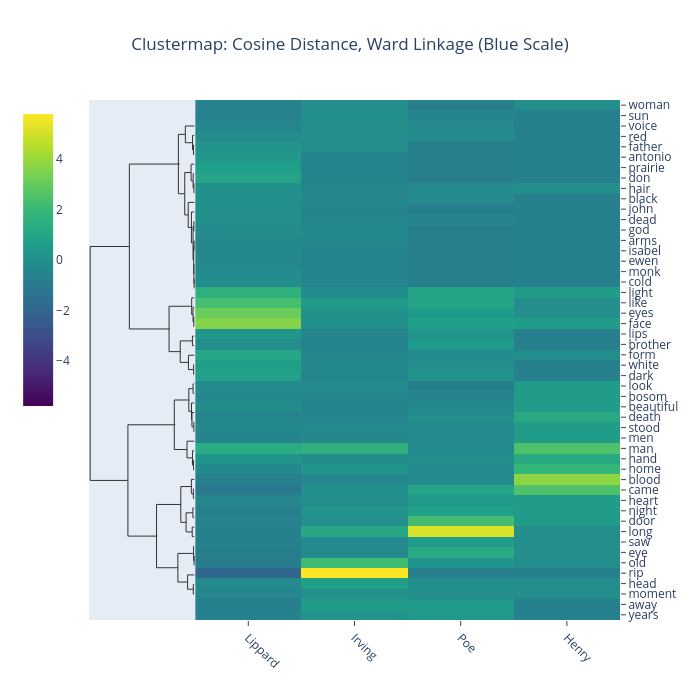

The notebook cell saved with this chart:
### Markdown cell above
### Customizing Your Visualization
 
The Lexos `PlotlyClustermap` class generates an interactive Plotly figure, giving you a lot of flexibility for customization beyond the initial parameters. You can adjust dimensions, hide dendrograms, and even control the colorscale.
 
You can change the `width` and `height` of the plot to make it larger or smaller. You can also hide the top or side dendrograms if you only want to focus on the heatmap or a single clustering view.

### Code cell
# Generate the clustermap with no dendrograms
cm = PlotlyClustermap(
    dtm=dtm,
    labels=labels,
    metric="cosine",  # Using cosine for a different perspective
    method="ward",  # Using ward for compact clusters
    width=700,
    height=600,
    hide_upper=True,  # Set to True to hide the top dendrogram
    hide_side=False,  # Set to True to hide the side dendrogram
    colorscale="Blues",  # Try a different colorscale
    title="Clustermap: Cosine Distance, Ward Linkage (Blue Scale)",
)

# Show the clustermap
cm.show()

### Figure 1 — Plotly figure (JSON) as saved in the notebook; plotly's stock layout.template omitted (floating-point values rounded to 4 significant figures; data arrays with more than 128 entries replaced by an {"elided": "..."} marker saying what was removed)
{"data": [{"colorbar": {"len": 0.6, "x": 0.11, "xref": "container", "y": 0.5, "yref": "container"}, "colorscale": [[0, "#440154"], [0.1111, "#482878"], [0.2222, "#3e4989"], [0.3333, "#31688e"], [0.4444, "#26828e"], [0.5556, "#1f9e89"], [0.6667, "#35b779"], [0.7778, "#6ece58"], [0.8889, "#b5de2b"], [1, "#fde725"]], "name": "", "showscale": true, "type": "heatmap", "x": ["Lippard", "Irving", "Poe", "Henry"], "xaxis": "x4", "y": ["woman", "sun", "voice", "red", "father", "antonio", "prairie", "don", "hair", "black", "john", "dead", "god", "arms", "isabel", "ewen", "monk", "cold", "light", "like", "eyes", "face", "lips", "brother", "form", "white", "dark", "look", "bosom", "beautiful", "death", "stood", "men", "man", "hand", "home", "blood", "came", "heart", "night", "door", "long", "saw", "eye", "old", "rip", "head", "moment", "away", "years"], "yaxis": "y4", "z": {"elided": "50x4 float values"}, "zmid": 0}, {"hoverinfo": "skip", "line": {"color": "rgb(50,50,50)", "width": 1}, "mode": "lines", "showlegend": false, "type": "scatter", "x": [5.248, 5.217, 5.217, 5.248], "xaxis": "x3", "y": [25.0, 25.0, 35.0, 35.0], "yaxis": "y3"}, {"hoverinfo": "skip", "line": {"color": "rgb(50,50,50)", "width": 1}, "mode": "lines", "showlegend": false, "type": "scatter", "x": [5.249, 5.168, 5.168, 5.218], "xaxis": "x3", "y": [15.0, 15.0, 30.0, 30.0], "yaxis": "y3"}, {"hoverinfo": "skip", "line": {"color": "rgb(50,50,50)", "width": 1}, "mode": "lines", "showlegend": false, "type": "scatter", "x": [5.26, 4.807, 4.807, 5.179], "xaxis": "x3", "y": [5.0, 5.0, 22.5, 22.5], "yaxis": "y3"}, {"hoverinfo": "skip", "line": {"color": "rgb(50,50,50)", "width": 1}, "mode": "lines", "showlegend": false, "type": "scatter", "x": [5.247, 5.236, 5.236, 5.247], "xaxis": "x3", "y": [65.0, 65.0, 75.0, 75.0], "yaxis": "y3"}, {"hoverinfo": "skip", "line": {"color": "rgb(50,50,50)", "width": 1}, "mode": "lines", "showlegend": false, "type": "scatter", "x": [5.248, 5.195, 5.195, 5.237], "xaxis": "x3", "y": [55.0, 55.0, 70.0, 70.0], "yaxis": "y3"}, {"hoverinfo": "skip", "line": {"color": "rgb(50,50,50)", "width": 1}, "mode": "lines", "showlegend": false, "type": "scatter", "x": [5.252, 5.094, 5.094, 5.199], "xaxis": "x3", "y": [45.0, 45.0, 62.5, 62.5], "yaxis": "y3"}, {"hoverinfo": "skip", "line": {"color": "rgb(50,50,50)", "width": 1}, "mode": "lines", "showlegend": false, "type": "scatter", "x": [5.247, 5.232, 5.232, 5.247], "xaxis": "x3", "y": [105.0, 105.0, 115.0, 115.0], "yaxis": "y3"}, {"hoverinfo": "skip", "line": {"color": "rgb(50,50,50)", "width": 1}, "mode": "lines", "showlegend": false, "type": "scatter", "x": [5.247, 5.24, 5.24, 5.247], "xaxis": "x3", "y": [125.0, 125.0, 135.0, 135.0], "yaxis": "y3"}, {"hoverinfo": "skip", "line": {"color": "rgb(50,50,50)", "width": 1}, "mode": "lines", "showlegend": false, "type": "scatter", "x": [5.247, 5.247, 5.247, 5.247], "xaxis": "x3", "y": [165.0, 165.0, 175.0, 175.0], "yaxis": "y3"}, {"hoverinfo": "skip", "line": {"color": "rgb(50,50,50)", "width": 1}, "mode": "lines", "showlegend": false, "type": "scatter", "x": [5.247, 5.236, 5.236, 5.247], "xaxis": "x3", "y": [150.0, 150.0, 170.0, 170.0], "yaxis": "y3"}, {"hoverinfo": "skip", "line": {"color": "rgb(50,50,50)", "width": 1}, "mode": "lines", "showlegend": false, "type": "scatter", "x": [5.24, 5.224, 5.224, 5.236], "xaxis": "x3", "y": [130.0, 130.0, 160.0, 160.0], "yaxis": "y3"}, {"hoverinfo": "skip", "line": {"color": "rgb(50,50,50)", "width": 1}, "mode": "lines", "showlegend": false, "type": "scatter", "x": [5.233, 5.192, 5.192, 5.225], "xaxis": "x3", "y": [110.0, 110.0, 145.0, 145.0], "yaxis": "y3"}, {"hoverinfo": "skip", "line": {"color": "rgb(50,50,50)", "width": 1}, "mode": "lines", "showlegend": false, "type": "scatter", "x": [5.251, 5.111, 5.111, 5.195], "xaxis": "x3", "y": [95.0, 95.0, 127.5, 127.5], "yaxis": "y3"}, {"hoverinfo": "skip", "line": {"color": "rgb(50,50,50)", "width": 1}, "mode": "lines", "showlegend": false, "type": "scatter", "x": [5.256, 4.951, 4.951, 5.116], "xaxis": "x3", "y": [85.0, 85.0, 111.2, 111.2], "yaxis": "y3"}, {"hoverinfo": "skip", "line": {"color": "rgb(50,50,50)", "width": 1}, "mode": "lines", "showlegend": false, "type": "scatter", "x": [5.098, 4.778, 4.778, 4.952], "xaxis": "x3", "y": [53.75, 53.75, 98.12, 98.12], "yaxis": "y3"}, {"hoverinfo": "skip", "line": {"color": "rgb(50,50,50)", "width": 1}, "mode": "lines", "showlegend": false, "type": "scatter", "x": [4.804, 4.46, 4.46, 4.778], "xaxis": "x3", "y": [13.75, 13.75, 75.94, 75.94], "yaxis": "y3"}, {"hoverinfo": "skip", "line": {"color": "rgb(50,50,50)", "width": 1}, "mode": "lines", "showlegend": false, "type": "scatter", "x": [5.247, 5.23, 5.23, 5.247], "xaxis": "x3", "y": [205.0, 205.0, 215.0, 215.0], "yaxis": "y3"}, {"hoverinfo": "skip", "line": {"color": "rgb(50,50,50)", "width": 1}, "mode": "lines", "showlegend": false, "type": "scatter", "x": [5.249, 5.19, 5.19, 5.231], "xaxis": "x3", "y": [195.0, 195.0, 210.0, 210.0], "yaxis": "y3"}, {"hoverinfo": "skip", "line": {"color": "rgb(50,50,50)", "width": 1}, "mode": "lines", "showlegend": false, "type": "scatter", "x": [5.251, 5.124, 5.124, 5.192], "xaxis": "x3", "y": [185.0, 185.0, 202.5, 202.5], "yaxis": "y3"}, {"hoverinfo": "skip", "line": {"color": "rgb(50,50,50)", "width": 1}, "mode": "lines", "showlegend": false, "type": "scatter", "x": [5.25, 5.161, 5.161, 5.25], "xaxis": "x3", "y": [225.0, 225.0, 235.0, 235.0], "yaxis": "y3"}, {"hoverinfo": "skip", "line": {"color": "rgb(50,50,50)", "width": 1}, "mode": "lines", "showlegend": false, "type": "scatter", "x": [5.248, 5.22, 5.22, 5.248], "xaxis": "x3", "y": [255.0, 255.0, 265.0, 265.0], "yaxis": "y3"}, {"hoverinfo": "skip", "line": {"color": "rgb(50,50,50)", "width": 1}, "mode": "lines", "showlegend": false, "type": "scatter", "x": [5.256, 4.962, 4.962, 5.228], "xaxis": "x3", "y": [245.0, 245.0, 260.0, 260.0], "yaxis": "y3"}, {"hoverinfo": "skip", "line": {"color": "rgb(50,50,50)", "width": 1}, "mode": "lines", "showlegend": false, "type": "scatter", "x": [5.177, 4.552, 4.552, 4.972], "xaxis": "x3", "y": [230.0, 230.0, 252.5, 252.5], "yaxis": "y3"}, {"hoverinfo": "skip", "line": {"color": "rgb(50,50,50)", "width": 1}, "mode": "lines", "showlegend": false, "type": "scatter", "x": [5.155, 3.994, 3.994, 4.568], "xaxis": "x3", "y": [193.8, 193.8, 241.2, 241.2], "yaxis": "y3"}, {"hoverinfo": "skip", "line": {"color": "rgb(50,50,50)", "width": 1}, "mode": "lines", "showlegend": false, "type": "scatter", "x": [4.525, 2.013, 2.013, 4.035], "xaxis": "x3", "y": [44.84, 44.84, 217.5, 217.5], "yaxis": "y3"}, {"hoverinfo": "skip", "line": {"color": "rgb(50,50,50)", "width": 1}, "mode": "lines", "showlegend": false, "type": "scatter", "x": [5.249, 5.193, 5.193, 5.249], "xaxis": "x3", "y": [275.0, 275.0, 285.0, 285.0], "yaxis": "y3"}, {"hoverinfo": "skip", "line": {"color": "rgb(50,50,50)", "width": 1}, "mode": "lines", "showlegend": false, "type": "scatter", "x": [5.247, 5.231, 5.231, 5.247], "xaxis": "x3", "y": [315.0, 315.0, 325.0, 325.0], "yaxis": "y3"}, {"hoverinfo": "skip", "line": {"color": "rgb(50,50,50)", "width": 1}, "mode": "lines", "showlegend": false, "type": "scatter", "x": [5.25, 5.139, 5.139, 5.234], "xaxis": "x3", "y": [305.0, 305.0, 320.0, 320.0], "yaxis": "y3"}, {"hoverinfo": "skip", "line": {"color": "rgb(50,50,50)", "width": 1}, "mode": "lines", "showlegend": false, "type": "scatter", "x": [5.251, 5.115, 5.115, 5.14], "xaxis": "x3", "y": [295.0, 295.0, 312.5, 312.5], "yaxis": "y3"}, {"hoverinfo": "skip", "line": {"color": "rgb(50,50,50)", "width": 1}, "mode": "lines", "showlegend": false, "type": "scatter", "x": [5.197, 4.982, 4.982, 5.117], "xaxis": "x3", "y": [280.0, 280.0, 303.8, 303.8], "yaxis": "y3"}, {"hoverinfo": "skip", "line": {"color": "rgb(50,50,50)", "width": 1}, "mode": "lines", "showlegend": false, "type": "scatter", "x": [5.248, 5.217, 5.217, 5.248], "xaxis": "x3", "y": [355.0, 355.0, 365.0, 365.0], "yaxis": "y3"}, {"hoverinfo": "skip", "line": {"color": "rgb(50,50,50)", "width": 1}, "mode": "lines", "showlegend": false, "type": "scatter", "x": [5.249, 5.163, 5.163, 5.219], "xaxis": "x3", "y": [345.0, 345.0, 360.0, 360.0], "yaxis": "y3"}, {"hoverinfo": "skip", "line": {"color": "rgb(50,50,50)", "width": 1}, "mode": "lines", "showlegend": false, "type": "scatter", "x": [5.258, 4.891, 4.891, 5.171], "xaxis": "x3", "y": [335.0, 335.0, 352.5, 352.5], "yaxis": "y3"}, {"hoverinfo": "skip", "line": {"color": "rgb(50,50,50)", "width": 1}, "mode": "lines", "showlegend": false, "type": "scatter", "x": [4.998, 4.256, 4.256, 4.902], "xaxis": "x3", "y": [291.9, 291.9, 343.8, 343.8], "yaxis": "y3"}, {"hoverinfo": "skip", "line": {"color": "rgb(50,50,50)", "width": 1}, "mode": "lines", "showlegend": false, "type": "scatter", "x": [5.248, 5.208, 5.208, 5.248], "xaxis": "x3", "y": [385.0, 385.0, 395.0, 395.0], "yaxis": "y3"}, {"hoverinfo": "skip", "line": {"color": "rgb(50,50,50)", "width": 1}, "mode": "lines", "showlegend": false, "type": "scatter", "x": [5.251, 5.107, 5.107, 5.211], "xaxis": "x3", "y": [375.0, 375.0, 390.0, 390.0], "yaxis": "y3"}, {"hoverinfo": "skip", "line": {"color": "rgb(50,50,50)", "width": 1}, "mode": "lines", "showlegend": false, "type": "scatter", "x": [5.249, 5.184, 5.184, 5.249], "xaxis": "x3", "y": [405.0, 405.0, 415.0, 415.0], "yaxis": "y3"}, {"hoverinfo": "skip", "line": {"color": "rgb(50,50,50)", "width": 1}, "mode": "lines", "showlegend": false, "type": "scatter", "x": [5.25, 5.15, 5.15, 5.25], "xaxis": "x3", "y": [425.0, 425.0, 435.0, 435.0], "yaxis": "y3"}, {"hoverinfo": "skip", "line": {"color": "rgb(50,50,50)", "width": 1}, "mode": "lines", "showlegend": false, "type": "scatter", "x": [5.192, 4.844, 4.844, 5.158], "xaxis": "x3", "y": [410.0, 410.0, 430.0, 430.0], "yaxis": "y3"}, {"hoverinfo": "skip", "line": {"color": "rgb(50,50,50)", "width": 1}, "mode": "lines", "showlegend": false, "type": "scatter", "x": [5.119, 4.58, 4.58, 4.85], "xaxis": "x3", "y": [382.5, 382.5, 420.0, 420.0], "yaxis": "y3"}, {"hoverinfo": "skip", "line": {"color": "rgb(50,50,50)", "width": 1}, "mode": "lines", "showlegend": false, "type": "scatter", "x": [5.247, 5.244, 5.244, 5.247], "xaxis": "x3", "y": [455.0, 455.0, 465.0, 465.0], "yaxis": "y3"}, {"hoverinfo": "skip", "line": {"color": "rgb(50,50,50)", "width": 1}, "mode": "lines", "showlegend": false, "type": "scatter", "x": [5.248, 5.219, 5.219, 5.244], "xaxis": "x3", "y": [445.0, 445.0, 460.0, 460.0], "yaxis": "y3"}, {"hoverinfo": "skip", "line": {"color": "rgb(50,50,50)", "width": 1}, "mode": "lines", "showlegend": false, "type": "scatter", "x": [5.248, 5.205, 5.205, 5.248], "xaxis": "x3", "y": [485.0, 485.0, 495.0, 495.0], "yaxis": "y3"}, {"hoverinfo": "skip", "line": {"color": "rgb(50,50,50)", "width": 1}, "mode": "lines", "showlegend": false, "type": "scatter", "x": [5.257, 4.919, 4.919, 5.214], "xaxis": "x3", "y": [475.0, 475.0, 490.0, 490.0], "yaxis": "y3"}, {"hoverinfo": "skip", "line": {"color": "rgb(50,50,50)", "width": 1}, "mode": "lines", "showlegend": false, "type": "scatter", "x": [5.242, 4.436, 4.436, 4.933], "xaxis": "x3", "y": [452.5, 452.5, 482.5, 482.5], "yaxis": "y3"}, {"hoverinfo": "skip", "line": {"color": "rgb(50,50,50)", "width": 1}, "mode": "lines", "showlegend": false, "type": "scatter", "x": [4.601, 3.37, 3.37, 4.448], "xaxis": "x3", "y": [401.2, 401.2, 467.5, 467.5], "yaxis": "y3"}, {"hoverinfo": "skip", "line": {"color": "rgb(50,50,50)", "width": 1}, "mode": "lines", "showlegend": false, "type": "scatter", "x": [4.305, 1.942, 1.942, 3.403], "xaxis": "x3", "y": [317.8, 317.8, 434.4, 434.4], "yaxis": "y3"}, {"hoverinfo": "skip", "line": {"color": "rgb(50,50,50)", "width": 1}, "mode": "lines", "showlegend": false, "type": "scatter", "x": [1.996, 0.05814, 0.05814, 1.929], "xaxis": "x3", "y": [131.2, 131.2, 376.1, 376.1], "yaxis": "y3"}], "layout": {"height": 700, "showlegend": false, "title": {"text": "Clustermap: Cosine Distance, Ward Linkage (Blue Scale)", "x": 0.5}, "width": 700, "xaxis": {"anchor": "y", "domain": [0, 0.2], "showgrid": false, "showline": false, "showticklabels": false, "ticks": "", "zeroline": false}, "xaxis2": {"anchor": "y2", "domain": [0.2, 1], "range": [0, 45], "showgrid": false, "showline": false, "showticklabels": false, "ticks": "", "zeroline": false}, "xaxis3": {"anchor": "y3", "domain": [0, 0.2], "range": [0, 5.299], "showgrid": false, "showline": false, "showticklabels": false, "ticks": "", "zeroline": false}, "xaxis4": {"anchor": "y4", "domain": [0.2, 1], "showgrid": false, "showline": false, "showticklabels": true, "side": "bottom", "tickangle": 45, "tickmode": "array", "ticks": "outside", "ticktext": ["Lippard", "Irving", "Poe", "Henry"], "tickvals": [0, 1, 2, 3], "zeroline": false}, "yaxis": {"anchor": "x", "domain": [0.8, 1], "showgrid": false, "showline": false, "showticklabels": false, "ticks": "", "zeroline": false}, "yaxis2": {"anchor": "x2", "domain": [0.8, 1], "range": [0, 1.16], "showgrid": false, "showline": false, "showticklabels": false, "ticks": "", "zeroline": false}, "yaxis3": {"anchor": "x3", "autorange": "reversed", "domain": [0, 1], "range": [0, 500], "showgrid": false, "showline": false, "showticklabels": false, "ticks": "", "zeroline": false}, "yaxis4": {"anchor": "x4", "autorange": "reversed", "domain": [0, 1], "showgrid": false, "showline": false, "showticklabels": true, "side": "right", "tickmode": "array", "ticks": "outside", "ticktext": ["woman", "sun", "voice", "red", "father", "antonio", "prairie", "don", "hair", "black", "john", "dead", "god", "arms", "isabel", "ewen", "monk", "cold", "light", "like", "eyes", "face", "lips", "brother", "form", "white", "dark", "look", "bosom", "beautiful", "death", "stood", "men", "man", "hand", "home", "blood", "came", "heart", "night", "door", "long", "saw", "eye", "old", "rip", "head", "moment", "away", "years"], "tickvals": [0, 1, 2, 3, 4, 5, 6, 7, 8, 9, 10, 11, 12, 13, 14, 15, 16, 17, 18, 19, 20, 21, 22, 23, 24, 25, 26, 27, 28, 29, 30, 31, 32, 33, 34, 35, 36, 37, 38, 39, 40, 41, 42, 43, 44, 45, 46, 47, 48, 49], "zeroline": false}}}
